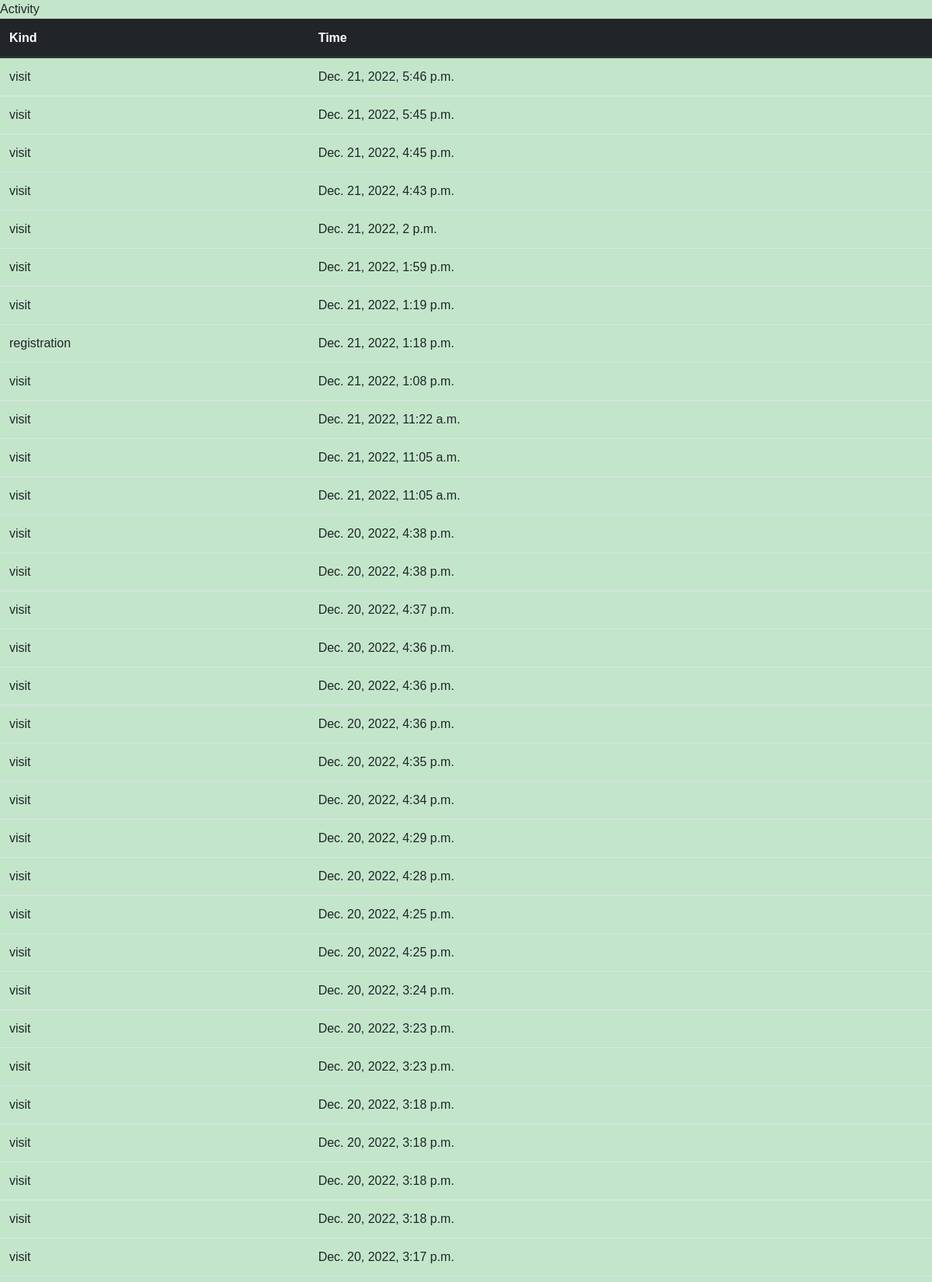
Page /en/home/activity (upper part) on the committed database.
### exam/models.py (models this page shows)
class Activity(models.Model):
    kind = models.CharField(max_length = 50)
    time = models.DateTimeField(auto_now_add=True)

### exam/views.py (the view)
# urls.py: path("activity", ActivityView.as_view(), name="activity")
class ActivityView(View):
    template_name = "activity.html"
    def get(self, request, *args, **kwargs):
        activities = Activity.objects.all()[::-1]
        context = {"activities" : activities}
        return render(request, self.template_name, context)

### exam/templates/activity.html
{% extends "base.html" %}
{% load i18n %}
{% block content %}
Activity
<table class="table">
    <thead class="thead-dark">
      <tr>
        {% load static %}
        <th scope="col">Kind</th>
        <th scope="col">Time</th>
      </tr>
    </thead>
    <tbody id="tbody">
        {% for activity in activities %}
        <tr>
            <td>{{activity.kind}}</td>
            <td>{{activity.time}}</td>
        </tr>
        {% endfor %}
    </tbody>
  </table>
{% endblock %}

### exam/templates/base.html (shortened to what this page needs)
{% load static %}
{% load i18n %}
<!DOCTYPE html>
<html lang="en">
<head>
    <link rel="stylesheet" href="https://cdn.jsdelivr.net/npm/bootstrap@4.0.0/dist/css/bootstrap.min.css">
    <link rel="stylesheet" type="text/css" href="{% static 'css/general.css' %}"/>
</head>
<body>
    {% block content %}{% endblock %}
</body>
</html>

### static/css/general.css (style rules this page uses)
body { font-family: Arial; background-color: rgb(195, 230, 203); }

### rows in the picture
Activity: kind "visit", time "Dec. 21, 2022, 5:46 p.m."
Activity: kind "visit", time "Dec. 21, 2022, 5:45 p.m."
Activity: kind "visit", time "Dec. 21, 2022, 4:45 p.m."
Activity: kind "visit", time "Dec. 21, 2022, 4:43 p.m."
Activity: kind "visit", time "Dec. 21, 2022, 2 p.m."
Activity: kind "visit", time "Dec. 21, 2022, 1:59 p.m."
Activity: kind "visit", time "Dec. 21, 2022, 1:19 p.m."
Activity: kind "registration", time "Dec. 21, 2022, 1:18 p.m."
Activity: kind "visit", time "Dec. 21, 2022, 1:08 p.m."
Activity: kind "visit", time "Dec. 21, 2022, 11:22 a.m."
Activity: kind "visit", time "Dec. 21, 2022, 11:05 a.m."
Activity: kind "visit", time "Dec. 21, 2022, 11:05 a.m."
Activity: kind "visit", time "Dec. 20, 2022, 4:38 p.m."
Activity: kind "visit", time "Dec. 20, 2022, 4:38 p.m."
Activity: kind "visit", time "Dec. 20, 2022, 4:37 p.m."
Activity: kind "visit", time "Dec. 20, 2022, 4:36 p.m."
Activity: kind "visit", time "Dec. 20, 2022, 4:36 p.m."
Activity: kind "visit", time "Dec. 20, 2022, 4:36 p.m."
Activity: kind "visit", time "Dec. 20, 2022, 4:35 p.m."
Activity: kind "visit", time "Dec. 20, 2022, 4:34 p.m."
Activity: kind "visit", time "Dec. 20, 2022, 4:29 p.m."
Activity: kind "visit", time "Dec. 20, 2022, 4:28 p.m."
Activity: kind "visit", time "Dec. 20, 2022, 4:25 p.m."
Activity: kind "visit", time "Dec. 20, 2022, 4:25 p.m."
Activity: kind "visit", time "Dec. 20, 2022, 3:24 p.m."
Activity: kind "visit", time "Dec. 20, 2022, 3:23 p.m."
Activity: kind "visit", time "Dec. 20, 2022, 3:23 p.m."
Activity: kind "visit", time "Dec. 20, 2022, 3:18 p.m."
Activity: kind "visit", time "Dec. 20, 2022, 3:18 p.m."
Activity: kind "visit", time "Dec. 20, 2022, 3:18 p.m."
Activity: kind "visit", time "Dec. 20, 2022, 3:18 p.m."
Activity: kind "visit", time "Dec. 20, 2022, 3:17 p.m."
